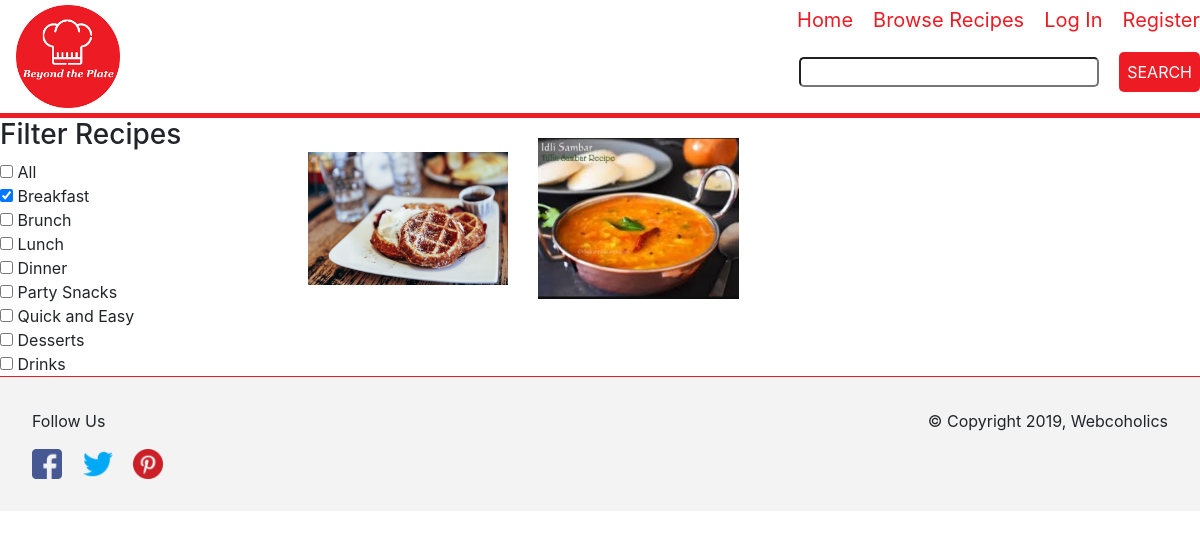
The app's page /recipes.php?id=5 with its own data.
### tables this page shows
CREATE TABLE `categories` (
  `id` int(10) NOT NULL,
  `name` varchar(50) NOT NULL,
  `is_deleted` int(1) NOT NULL DEFAULT '0',
  `created_date` int(10) NOT NULL,
  `modified_date` int(10) NOT NULL
);

CREATE TABLE `recipes` (
  `id` int(10) NOT NULL,
  `name` varchar(100) NOT NULL,
  `user_id` int(10) NOT NULL,
  `description` varchar(2000) NOT NULL,
  `category` int(2) NOT NULL,
  `is_deleted` int(1) NOT NULL DEFAULT '0',
  `created_date` int(10) NOT NULL,
  `modified_date` int(10) NOT NULL
);

### lib/classes/Recipe.php (called while the page is built, shortened)
<?php
	class Recipe
	{
		public function getAllCategories($db){
			$sql = "SELECT categories.id,categories.name FROM categories WHERE 1";
			$pdostm = $db->prepare($sql);
			$pdostm->execute();
			$categories = $pdostm->fetchAll(PDO::FETCH_OBJ);
			return $categories;
		}
		public function getCategoryRecipes($cid,$db)
		{
			$sql = "SELECT recipes.*,users.first_name AS 'authorfname',users.last_name AS 'authorlname'
			FROM recipes
			INNER JOIN users
			ON recipes.user_id=users.id  where recipes.is_deleted=0 and recipes.category=:cid";
			$pdostm = $db->prepare($sql);
			$pdostm->bindParam(':cid',$cid);
			$pdostm->execute();
			$recipes=$pdostm->fetchAll(PDO::FETCH_OBJ);
			return $recipes;
		}
	}
?>

### views/recipes.php (the view, shortened to what this page needs)
<?php
	require_once('lib/classes/Recipe.php');
	$db = Database::getDb();
  	$r=new Recipe();
  	if(isset($_GET["searchBtn"]))
  	{
  		$recipes=$r->getSearchedRecipes($_GET["q"],$db);
  	}
  	else if(isset($_GET["id"]) && $_GET["id"]!=0){
  		$recipes=$r->getCategoryRecipes($_GET["id"],$db);
  	}
  	else{
		$recipes=$r->getAllRecipes($db);
		$isChecked='checked';
	}
	$categories=$r->getAllCategories($db);
	$rt = new Rating();
	$filterHTML="<div class='row' id='filter'>
		<div class='col-lg-12 col-md-12 col-sm-12 col-xs-12'>
		<h3>Filter Recipes</h3>
		<div><input type='checkbox' $isChecked value='$category->name' onChange=\"window.open('recipes.php?id=0','_self');\"> All</div>";
		$isChecked='';
		foreach($categories as $category)
		{
			if(isset($_GET["id"]))
			{
				$isChecked=$_GET["id"]==$category->id?'checked':'';
			}
			$filterHTML.="<div><input type='checkbox' $isChecked value='$category->name' onChange=\"window.open('recipes.php?id=$category->id','_self');\"> $category->name</div>";
		}
		$filterHTML.="</div>
	</div>";
	$recipeHTML="";
	foreach($recipes as $recipe){
		$images=glob("recipeimages/$recipe->id*");
		$str="";
		$userRating = $rt->getAverageRatings($recipe->id,$db);
		$category = $r->getCategory($recipe->id,$db);
		for($i=1;$i<=5;$i++)
		{
			$image=$i<=$userRating?"greenstar":"greystar";
			$str.="<div class='star' style=\"background-image:url('images/$image.png');\"></div>";
		}
		$recipeHTML.="<div class='col-lg-3 col-md-3 col-sm-12 col-xs-12'>
				<a href='recipedetails.php?id=$recipe->id'>
				<div class='recipe' style=background-image:url('$images[0]');>
					<div class='recipeOuter'>
						$recipe->name<br><span class='category'>$category</span><br>$str
					</div>
				</div>
				</a>
		</div>";
	}
?>
<div class="page-wrapper">
	<div class="row">
		<div class='col-lg-3 col-md-3 col-sm-12 col-xs-12'>
			<?php
				echo $filterHTML;
			?>
		</div>
		<div class='col-lg-9 col-md-9 col-sm-12 col-xs-12'>
			<div class='row'>
			<?php
				echo $recipeHTML;
			?>
			</div>
		</div>
	</div>
</div>

### css/cookbook.css (style rules this page uses)
html { box-sizing: border-box; font-size: 16px; font-family: 'Roboto', sans-serif; color: #ed1c24; }
*, *::before, *::after { box-sizing: inherit; }
body { margin: 0; box-sizing: border-box; }
a { color: #ed1c24; text-decoration: none; }
.page-wrapper { max-width: 1200px; margin: 0 auto; }
.recipe { width:100%; height:200px; background-size: contain; background-repeat: no-repeat; background-position: center; color:#FFF; text-decoration: none; }

### records on screen
categories: name "Breakfast"
categories: name "Brunch"
categories: name "Lunch"
categories: name "Dinner"
categories: name "Party Snacks"
categories: name "Quick and Easy"
categories: name "Desserts"
categories: name "Drinks"
recipes: id (picture)
recipes: id (picture)

### other values on screen
$linkName "Home"
$linkName "Browse Recipes"
$linkName "Log In"
$linkName "Register"
